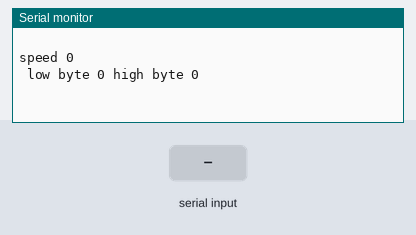
Bench run of a sketch on a simulated Arduino Uno, built for the host (arithmetic inside an expression is 32-bit, double 64-bit). Shown: the last lines printed to the serial monitor. Inputs (shaded band) come from the test bench.

Above: at 1.2 s.
1.3 s: "q" received over Serial
At 2.0 s:
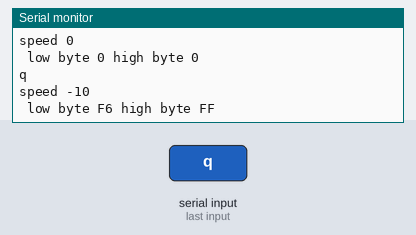
2.8 s: "w" received over Serial
At 4.0 s:
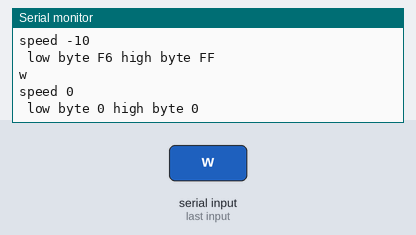
4.3 s: "2" received over Serial
At 5.4 s:
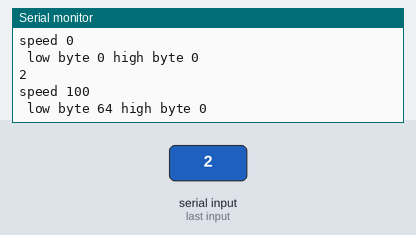
5.8 s: "q" received over Serial
At 6.6 s:
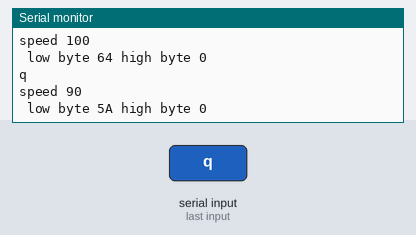
7.3 s: "2" received over Serial
At 7.7 s:
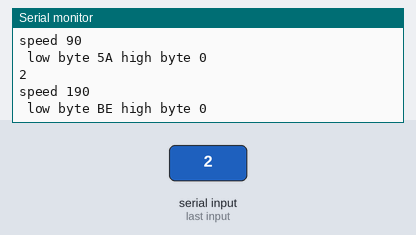
8.8 s: "w" received over Serial
At 10.1 s:
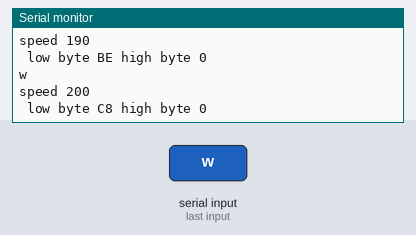
Timing chart, 0 to 11.3 s (numbered marks = the images above; inputs shaded):
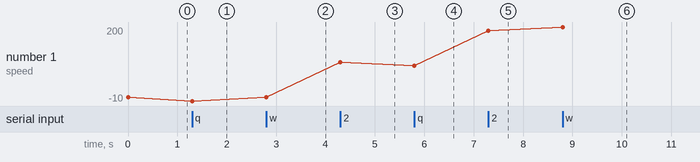

The sketch:

controller.ino
```cpp
#include <SoftwareSerial9.h>

#define MOSI 16
#define MISO 17
#define TX MOSI
#define RX MISO
#define LEDPIN 13

SoftwareSerial9 mySerial(RX,TX);

void setup() {
  mySerial.begin(26315);
  Serial.begin(115200);
}

char c = ' ';
signed int sp=0;

void loop() {
  Serial.println(c);
  if(c == ' ') {
    sp=0;
  } else if(c == 'q') {
    sp -= 10;
  } else if(c == 'w') {
    sp += 10;
  } else if(c == '2') {
    sp += 100;
  }  else if(c == '1') {
    sp -= 100;
  }
  Serial.print("speed ");
  Serial.println(sp);
  Serial.print(" low byte ");
  Serial.print((sp & 0xFF), HEX);
  Serial.print(" high byte ");
  Serial.println((sp >> 8) & 0xFF, HEX);
  do {
      mySerial.write9(256);
      mySerial.write9(sp & 0xFF);
      mySerial.write9((sp >> 8) & 0xFF);
      mySerial.write9(sp & 0xFF);
      mySerial.write9((sp >> 8) & 0xFF);
      mySerial.write9(85);
      delayMicroseconds(300);
  } while(!Serial.available());
  c=Serial.read();
}
```

Measured:
- after the input at 1.3 s, the serial monitor: prints a new line at once (image 1)
- after the input at 2.8 s, the serial monitor: prints a new line at once (image 2)
- after the input at 4.3 s, the serial monitor: prints a new line at once (image 3)
- after the input at 5.8 s, the serial monitor: prints a new line at once (image 4)
- after the input at 7.3 s, the serial monitor: prints a new line at once (image 5)
- after the input at 8.8 s, the serial monitor: prints a new line at once (image 6)
- plotted number 1: 0 → -10 after the input at 1.3 s, 0 → 100 after the input at 4.3 s, 100 → 90 after the input at 5.8 s, 90 → 190 after the input at 7.3 s, 190 → 200 after the input at 8.8 s
